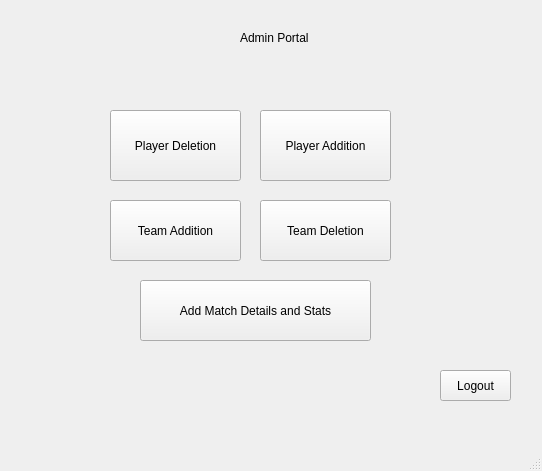
<?xml version="1.0" encoding="UTF-8"?>
<ui version="4.0">
 <class>MainWindow</class>
 <widget class="QMainWindow" name="MainWindow">
  <property name="geometry">
   <rect>
    <x>0</x>
    <y>0</y>
    <width>542</width>
    <height>471</height>
   </rect>
  </property>
  <property name="windowTitle">
   <string>MainWindow</string>
  </property>
  <widget class="QWidget" name="centralwidget">
   <widget class="QPushButton" name="pushButton">
    <property name="geometry">
     <rect>
      <x>110</x>
      <y>110</y>
      <width>131</width>
      <height>71</height>
     </rect>
    </property>
    <property name="text">
     <string>Player Deletion</string>
    </property>
   </widget>
   <widget class="QPushButton" name="pushButton_2">
    <property name="geometry">
     <rect>
      <x>260</x>
      <y>110</y>
      <width>131</width>
      <height>71</height>
     </rect>
    </property>
    <property name="text">
     <string>Player Addition</string>
    </property>
   </widget>
   <widget class="QPushButton" name="pushButton_3">
    <property name="geometry">
     <rect>
      <x>110</x>
      <y>200</y>
      <width>131</width>
      <height>61</height>
     </rect>
    </property>
    <property name="text">
     <string>Team Addition</string>
    </property>
   </widget>
   <widget class="QPushButton" name="pushButton_4">
    <property name="geometry">
     <rect>
      <x>260</x>
      <y>200</y>
      <width>131</width>
      <height>61</height>
     </rect>
    </property>
    <property name="text">
     <string>Team Deletion</string>
    </property>
   </widget>
   <widget class="QLabel" name="label">
    <property name="geometry">
     <rect>
      <x>240</x>
      <y>30</y>
      <width>81</width>
      <height>16</height>
     </rect>
    </property>
    <property name="text">
     <string>Admin Portal</string>
    </property>
   </widget>
   <widget class="QPushButton" name="pushButton_5">
    <property name="geometry">
     <rect>
      <x>140</x>
      <y>280</y>
      <width>231</width>
      <height>61</height>
     </rect>
    </property>
    <property name="text">
     <string>Add Match Details and Stats</string>
    </property>
   </widget>
   <widget class="QPushButton" name="pushButton_6">
    <property name="geometry">
     <rect>
      <x>440</x>
      <y>370</y>
      <width>71</width>
      <height>31</height>
     </rect>
    </property>
    <property name="text">
     <string>Logout</string>
    </property>
   </widget>
  </widget>
  <widget class="QMenuBar" name="menubar">
   <property name="geometry">
    <rect>
     <x>0</x>
     <y>0</y>
     <width>542</width>
     <height>26</height>
    </rect>
   </property>
  </widget>
  <widget class="QStatusBar" name="statusbar"/>
 </widget>
 <resources/>
 <connections/>
</ui>
